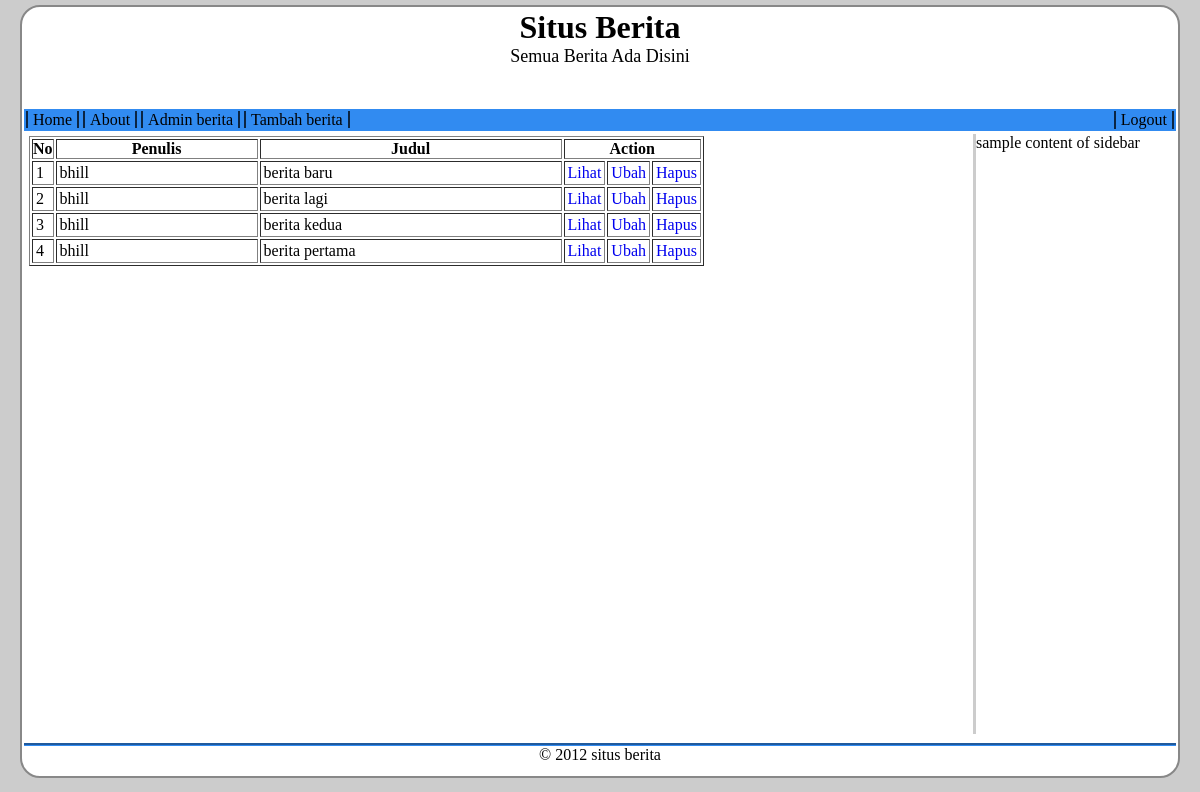
Page /adminberita.php (signed in) on the committed database.
### tables this page shows
CREATE TABLE IF NOT EXISTS `berita` (
  `no` int(11) NOT NULL AUTO_INCREMENT,
  `penulis` varchar(255) NOT NULL,
  `judul` varchar(255) NOT NULL,
  `isiberita` text NOT NULL,
  `waktu` varchar(255) NOT NULL,
  `dibaca` int(1) NOT NULL,
  PRIMARY KEY (`no`)
);

### adminberita.php (the view, shortened to what this page needs)
<?php
include "header.php";
$sql=mysql_query("SELECT * FROM berita order by no desc");
$No=1;
?>
<table class="daftar-berita" border="1">
	<tr>
		<th>No</th>
		<th style="min-width:200px">Penulis</th>
		<th style="min-width:300px">Judul</th>
		<th colspan="3">Action</th>
	</tr>
<?php
while($data=mysql_fetch_array($sql)){
$id=$data['no'];
$penulis=$data['penulis'];
$judul=$data['judul'];
?>
	<tr>
		<td><?php echo $no=$No++; ?> </td>
		<td><?php echo $penulis; ?></td>
		<td><?php echo $judul; ?></td>
		<td ><a title="Lihat berita" href="detailberita.php?id=<?php echo $id; ?>" target="_new">Lihat</a></td>
		<td ><a title="Ubah berita" href="editberita.php?id=<?php echo $id; ?>">Ubah</a></td>
		<td ><a title="Hapus berita" href="#">Hapus</a></td>
	</tr>
<?php } ?>
</table>
<?php
include "footer.php";
?>

### style.css (style rules this page uses)
* { margin:0; padding:0; }
body { background-color:#ccc; }
td { padding:2px 3px; }
td>a { text-decoration:none; }

### rows in the picture
berita: No "1", penulis "bhill", judul "berita baru"
berita: No "2", penulis "bhill", judul "berita lagi"
berita: No "3", penulis "bhill", judul "berita kedua"
berita: No "4", penulis "bhill", judul "berita pertama"
